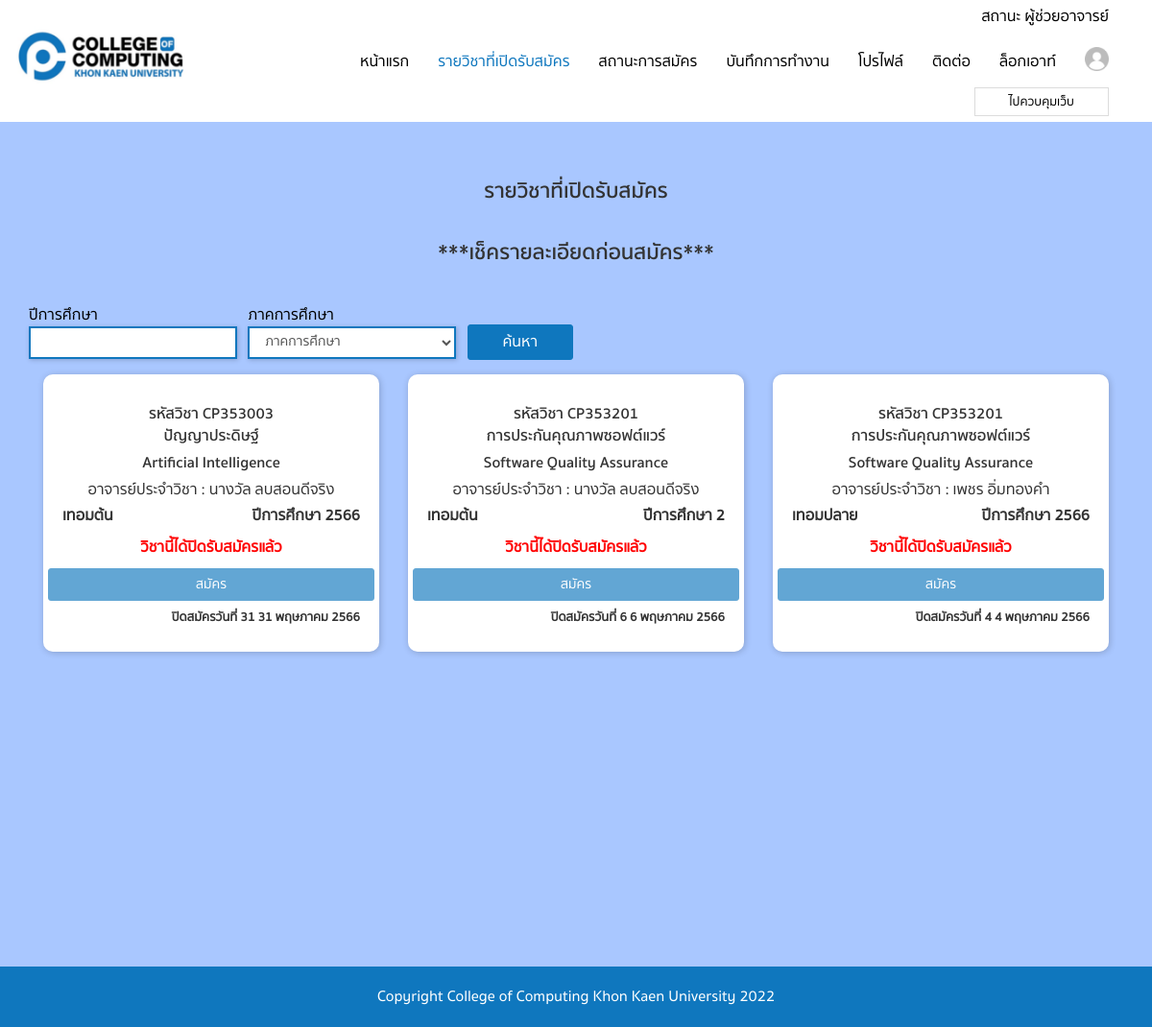
The page /steacher/subject.php (signed in) on the database its author committed.
### tables this page shows
CREATE TABLE `classdata` (
  `pk` int(11) NOT NULL,
  `data1` text NOT NULL,
  `data2` text NOT NULL,
  `data3` text NOT NULL,
  `data4` text NOT NULL,
  `data5` text NOT NULL,
  `data6` text NOT NULL,
  `data7` text NOT NULL,
  `data8` text NOT NULL,
  `data9` text NOT NULL,
  `data10` text NOT NULL,
  `create_date` text NOT NULL,
  `create_date2` text NOT NULL,
  `create_by` text NOT NULL,
  `create_time` text NOT NULL,
  `datafile` text NOT NULL,
  `data11` text NOT NULL,
  `data12` text NOT NULL,
  `chk1` text NOT NULL,
  `chk2` text NOT NULL,
  `startdate` text NOT NULL,
  `enddate` text NOT NULL,
  `data42` text NOT NULL,
  `data32` text NOT NULL,
  `data13` text NOT NULL,
  `data14` text NOT NULL,
  `data15` text NOT NULL,
  `data16` text NOT NULL,
  `chk3` text NOT NULL,
  `datachk30` text NOT NULL,
  `datachk31` text NOT NULL,
  `chk4` text NOT NULL,
  `datachk4` text NOT NULL,
  `datachk41` text NOT NULL,
  `chk5` text NOT NULL,
  `datachk5` text NOT NULL,
  `datachk51` text NOT NULL,
  `chk6` text NOT NULL,
  `datachk6` text NOT NULL,
  `datachk61` text NOT NULL,
  `tri` text NOT NULL,
  `datatri` text NOT NULL,
  `tri2` text NOT NULL,
  `datatri2` text NOT NULL,
  `tri3` text NOT NULL,
  `datatri3` text NOT NULL,
  `tri4` text NOT NULL,
  `datatri4` text NOT NULL,
  `tri5` text NOT NULL,
  `datatri5` text NOT NULL,
  `grade` int(11) NOT NULL
);

CREATE TABLE `member` (
  `pk` int(11) NOT NULL,
  `name` text NOT NULL,
  `email` text NOT NULL,
  `telphone` text NOT NULL,
  `address` text NOT NULL,
  `username` text NOT NULL,
  `password` text NOT NULL,
  `status` text NOT NULL,
  `img` text NOT NULL,
  `name2` text NOT NULL,
  `codestudent` text NOT NULL,
  `subject` text NOT NULL,
  `major` text NOT NULL,
  `major2` text NOT NULL,
  `major3` text NOT NULL,
  `img2` text NOT NULL,
  `img3` text NOT NULL,
  `img4` text NOT NULL
);

### steacher/subject.php (the view, shortened to what this page needs)
<?php
include('header.php');
$searchname = "";
?>
<div id="wrapper" class="container">
	<h1 id="page-title"> รายวิชาที่เปิดรับสมัคร </h1>
	<h1 id="page-title"> ***เช็ครายละเอียดก่อนสมัคร*** </h1>
	<div class="row">
		<div class="col-md-7" align="left">
			<div class="form-group">
				<form method="get" action="subject.php" enctype="multipart/form-data">
					<table width="100%">
						<tr>
							<td width="35%">
								<font color="black" size="3px" class="serif"> ปีการศึกษา </font>
								<input type="text" name="searchname" id="searchname" class="form-control " value="<?php echo $searchname; ?>" autocomplete="off" autofocus style="  border-radius: 0px; width: 95%;   ">
							</td>
							<td width="35%">
								<font color="black" size="3px" class="serif"> ภาคการศึกษา </font>
								<select class="form-control" id="drop_term" name="drop_term" required style="border-radius: 0px;  width: 95%; ">
									<?php if (empty($_GET["drop_term"])) {   ?>
										<option value=""> ภาคการศึกษา </option>
									<?php } ?>
								</select>
							</td>
							<td>
								<button type="submit" class="btn btn-primary btn-minwidth" style="  width: 110px;   ">
									<font color="white" size="3px" class="serif"> ค้นหา </font>
								</button>
							</td>
						</tr>
					</table>
				</form>
			</div>
		</div>
		<div class="col-md-12">
			<?php
			$addcoe = "";
			$sql = "SELECT * FROM classdata  where data7 like '%" . $searchname . "%'  and (chk1 = '" . $studentsubject . "'  or   chk2 = '" . $studentsubject . "') " . $addcoe . " order by pk desc ";
			$query = mysqli_query($con, $sql);
			while ($objResult = mysqli_fetch_array($query)) {
				$namedata5 = "";
				$sql4 = "SELECT * FROM member  where pk = '" . $objResult["data11"] . "' ";
				$query4 = mysqli_query($objCon, $sql4);
				while ($objResult4 = mysqli_fetch_array($query4)) {
					$namedata5 = $objResult4["name"];
				}
			?>
				<div class="col-xs-6 col-sm-6 col-md-4" style="border-radius: 10px;  ">
					<div class="subject-item" style="border-radius: 10px;">
						<div class="subject-item-title"> รหัสวิชา <?php echo $objResult["data1"]; ?><br> <?php echo $objResult["data2"]; ?> </div>
						<div class="subject-item-title" style="margin-top: 5px;"> <?php echo $objResult["data3"]; ?> </div>
						<div class="subject-item-content" style="margin-top: 5px;"> อาจารย์ประจําวิชา : <?php echo $namedata5; ?> </div>
						<div class="row" style="margin-top: 5px;">
							<div class="col-lg-6" align="left"> <b>
									<font size="3px"> <?php echo $objResult["data8"]; ?> </font>
								</b> </div>
							<div class="col-lg-6" align="right"> <b>
									<font size="3px"> ปีการศึกษา <?php echo $objResult["data7"]; ?></font>
								</b> </div>
						</div>
						<div class="row" style="margin-top: 10px; margin-bottom: 5px;">
							<?php
							$result = mysqli_query($objCon, "SELECT count(*) as total from student_paper
							where subject = $objResult[pk] and student = $_SESSION[UserID3] and is_active = 1");
							$data = mysqli_fetch_assoc($result);
							$ttc = $data['total'];
							$result_t = mysqli_query($objCon, "SELECT count(*) as total from student_paper
							where student = $_SESSION[UserID3] and is_active = 1");
							$data_t = mysqli_fetch_assoc($result_t);
							$ttc_t = $data_t['total'];
							$startDate = strtotime(date('Y-m-d', strtotime($objResult["enddate"])));
							$currentDate = strtotime(date('Y-m-d'));
							if ($startDate < $currentDate) {
							?>
								<b style="color:red;">วิชานี้ได้ปิดรับสมัครแล้ว</b><br>
								<a class="btn btn-primary btn-minwidth" style="width: 100%;  margin-top: 10px; " disabled> สมัคร <br>
								</a>
							<?php
							} else if ($ttc > 0 || $ttc_t > 2) {
							?>
								<b style="color:red;">คุณสมัครวิชานี้ไปแล้ว <br> หากต้องการสมัครใหม่ ให้ยกเลิกใบสมัครก่อน</b><br>
							<?php } ?>
						</div>
						<div class="row">
							<div class="col-lg-4" align="left">  </div>
							<div class="col-lg-8" align="right"> <b>
									<font size="2px"> ปิดสมัครวันที่ <?php echo DateThai($objResult["enddate"]) . " " . Datethai2($objResult["enddate"]); ?> </font>
								</b> </div>
						</div>
					</div>
				</div>
			<?php } ?>
		</div>
	</div>
</div>
<?php
include('footer.php');
?>

### steacher/header.php (shortened to what this page needs)
<?php
include("../db_config.php");
	$sql4 = "SELECT * FROM member  where pk = '".$_SESSION["UserID3"]."' ";
	$query4 = mysqli_query($objCon,$sql4);
	while($objResult4 = mysqli_fetch_array($query4))
	{
		$studentsubject = $objResult4["subject"];
	}
?>
<?php
				function DateThai($strDate)
				{
					$strMonth= date("n",strtotime($strDate));
					$strDay= date("j",strtotime($strDate));
					$strMonthCut = Array("","มกราคม","กุมภาพันธ์","มีนาคม","เมษายน","พฤษภาคม","มิถุนายน","กรกฎาคม","สิงหาคม","กันยายน","ตุลาคม","พฤศจิกายน","ธันวาคม");
					return "$strDay";
				}
				function DateThai2($strDate)
				{
					$strYear = date("Y",strtotime($strDate))+543;
					$strMonth= date("n",strtotime($strDate));
					$strDay= date("j",strtotime($strDate));
					$strMonthCut = Array("","มกราคม","กุมภาพันธ์","มีนาคม","เมษายน","พฤษภาคม","มิถุนายน","กรกฎาคม","สิงหาคม","กันยายน","ตุลาคม","พฤศจิกายน","ธันวาคม");
					$strMonthThai=$strMonthCut[$strMonth];
					return "$strDay $strMonthThai $strYear";
				}
	?>
<!DOCTYPE html>
<html lang="en">
<head>
  <link rel="stylesheet" href="css/font-awesome.min.css">
  <link rel="stylesheet" href="css/bootstrap.min.css">
  <link rel="stylesheet" href="css/style.css">
</head>
<body id="main-page" style="background-color: #A9C7FF; ">
<nav class="navbar navbar-inverse">
  <div class="container">
     <div class="col-lg-12" align="right"  style="margin-top: 5px;">
     	<font color="#000" > สถานะ ผู้ช่วยอาจารย์ </font>
     </div>
     <div class="navbar-header">
      <a class="navbar-brand" href="index.php">
        <img src="images/logo-mini.png" style="margin-top: -5px; margin-bottom: 5px;">
      </a>
    </div>
     <?php
			$loaddata = $_SESSION["load"];
			if($loaddata == "1"){
				$page1 = "active";
			}else if($loaddata == "2"){
				$page2 = "active";
			}else if($loaddata == "3"){
				$page3 = "active";
			}else if($loaddata == "4"){
				$page4 = "active";
			}else if($loaddata == "5"){
				$page5 = "active";
			}else if($loaddata == "6"){
				$page6 = "active";
			}else if($loaddata == "7"){
				$page7 = "active";
			}else if($loaddata == "8"){
				$page8 = "active";
			}else if($loaddata == "9"){
				$page9 = "active";
			}else if($loaddata == "10"){
				$page10 = "active";
			}else if($loaddata == "11"){
				$page11 = "active";
			}else if($loaddata == "12"){
				$page12 = "active";
			}else if($loaddata == "13"){
				$page13 = "active";
			}else if($loaddata == "14"){
				$page14 = "active";
			}else if($loaddata == "15"){
				$page15 = "active";
			}else if($loaddata == "16"){
				$page16 = "active";
			}else if($loaddata == "17"){
				$page17 = "active";
			}
			?>
     <div class="collapse navbar-collapse" id="myNavbar">
      <ul class="nav navbar-nav navbar-right">
        <li class="<?php echo $page1; ?>"><a href="index.php"> หน้าแรก </a></li>
        <li class="<?php echo $page2; ?>"><a href="subject.php"> รายวิชาที่เปิดรับสมัคร </a></li>
        <li class="<?php echo $page3; ?>"><a href="status.php"> สถานะการสมัคร </a></li>
        <li class="<?php echo $page8; ?>"><a href="work.php"> บันทึกการทำงาน </a></li>
        <li class="<?php echo $page4; ?>"><a href="profile.php"> โปรไฟล์ </a></li>
        <li class="<?php echo $page5; ?>"><a href="contact.php"> ติดต่อ </a></li>
        <li class="<?php echo $page6; ?>"><a href="../check_out2.php"> ล็อกเอาท์ </a></li>
        <li class="icon"><a href="#"><img src="images/user.png" style="width: 25px;"></a></li>
      </ul>
    </div>
     <div class="col-lg-12" align="right"  style="margin-top: -5px; margin-bottom: 5px;">
     	<div style="border: 1px solid #DCDCDC; width: 140px; height: 30px; " align="center">
     	<a href="backend/index.php">  <p style="margin-top: 2px;" >  <font color="#000" size="2px"   >  ไปควบคุมเว็บ </font></p> </a> </div>
     </div>
  </div>
</nav>

### steacher/footer.php (shortened to what this page needs)
<footer>
 Copyright College of Computing Khon Kaen University 2022
</footer>
</body>
</html>

### steacher/css/style.css (style rules this page uses)
html, body { font-family: sukhumvit; font-size: 16px; }
* { box-sizing: border-box; }
h1, h2, h3, h4, h5, h6, strong { font-family: sukhumvit-bold; }
img { width: 100%; }
.btn { border-radius: 3px; min-width: 52px; }
.btn-minwidth { min-width: 95px; }
.btn-primary, .btn-primary:hover, .btn-primary:active { color: var(--white-color); background-color: var(--main-color); border-color: var(--main-color); }
.form-control { border-radius: 50px; border: 2px solid var(--main-color); box-shadow: 1px 1px 5px rgb(0 0 0 / 20%); }
.navbar { border-radius: 0px; margin-bottom: 0px; }
.navbar-inverse { background-color: var(--white-color); border-color: var(--white-color); }
.navbar-inverse .navbar-nav>li>a { color: var(--black-color); padding-top: 25px; }
.navbar-inverse .navbar-nav>li.icon>a { padding-top: 20px; }
.navbar-inverse .navbar-nav>.active>a, .navbar-inverse .navbar-nav>.active>a:focus, .navbar-inverse .navbar-nav>.active>a:hover { color: var(--main-color); background-color: var(--white-color); }
.navbar-brand { height: auto; padding: 0px; }
#main-page { background-color: var(--second-color); }
#wrapper { min-height: 100vh; margin-top: 40px; margin-bottom: 40px; }
#page-title { text-align: center; font-size: 22px; font-family: sukhumvit-bold; margin-bottom: 40px; }
.subject-item { background-color: #fff; padding: 25px 20px; border-radius: 3px; box-shadow: 1px 1px 7px rgb(0 0 0 / 20%); text-align: center; margin-bottom: 20px; }
.subject-item-title { font-family: sukhumvit-bold; margin-top: 5px; }
footer { background-color: var(--main-color); color: var(--white-color); text-align: center; padding: 20px; }
:root { --main-color: rgb(15,119,190); --second-color: rgb(229,245,255); --white-color: rgb(255,255,255); --black-color: rgb(0,0,0); }

### rows shown on the page
classdata: data1 "CP353003", data2 "ปัญญาประดิษฐ์", data3 "Artificial Intelligence", member.name "นางวัล ลบสอนดีจริง", data8 "เทอมต้น", data7 "2566", shows "วิชานี้ได้ปิดรับสมัครแล้ว", enddate "31", enddate "31 พฤษภาคม 2566"
classdata: data1 "CP353201", data2 "การประกันคุณภาพซอฟต์แวร์", data3 "Software Quality Assurance", member.name "นางวัล ลบสอนดีจริง", data8 "เทอมต้น", data7 "2", shows "วิชานี้ได้ปิดรับสมัครแล้ว", enddate "6", enddate "6 พฤษภาคม 2566"
classdata: data1 "CP353201", data2 "การประกันคุณภาพซอฟต์แวร์", data3 "Software Quality Assurance", member.name "เพชร อิ่มทองคำ", data8 "เทอมปลาย", data7 "2566", shows "วิชานี้ได้ปิดรับสมัครแล้ว", enddate "4", enddate "4 พฤษภาคม 2566"
